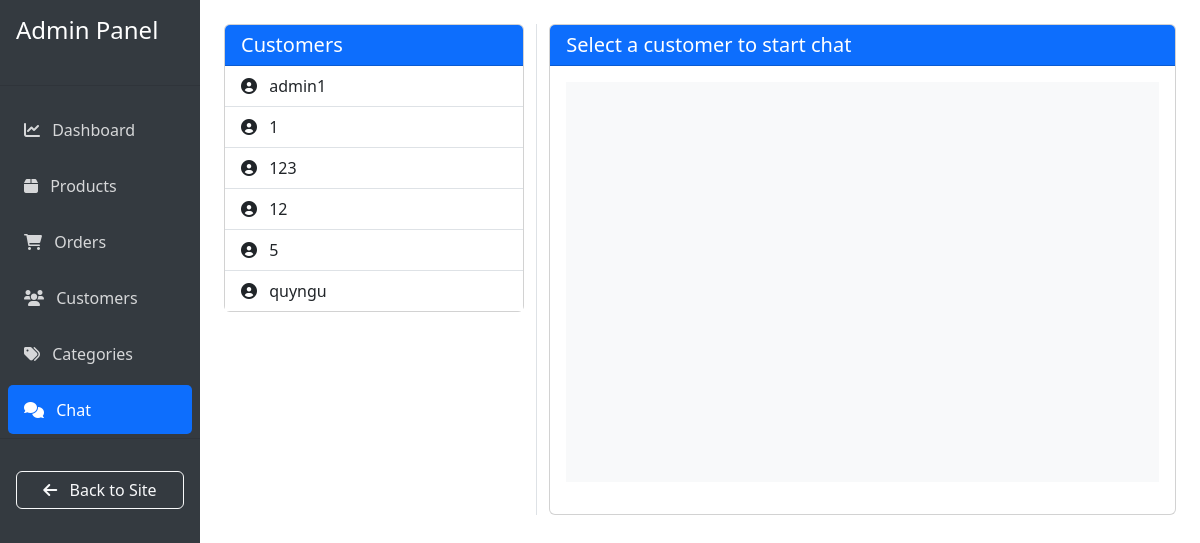
Before: /admin-chat/ (signed in) with the older database file.
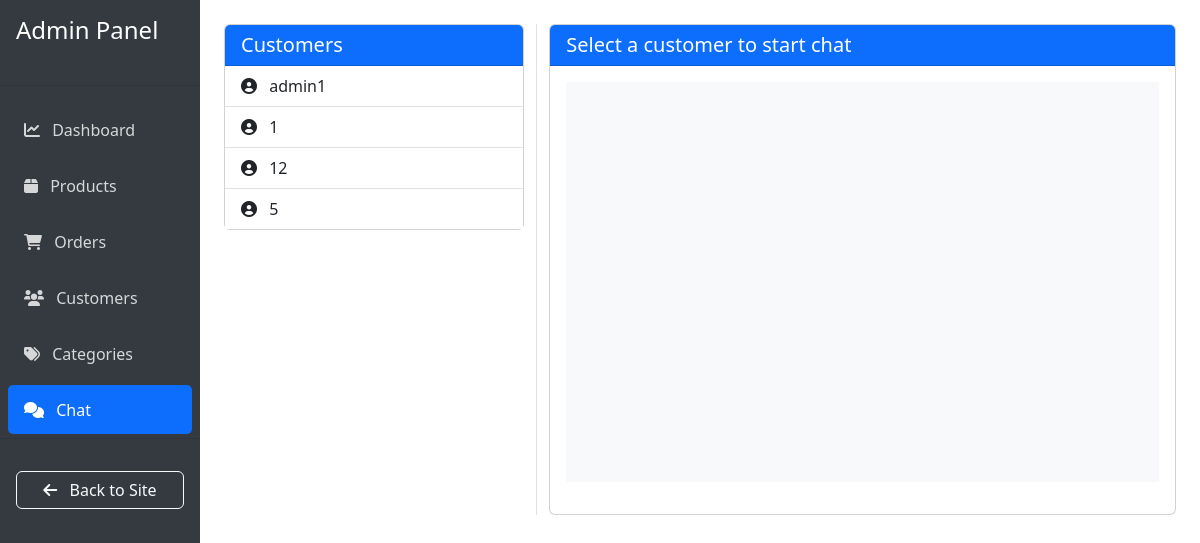
After: the same page with the newer database file.
### hoadeptrai/models.py (models this page shows, shortened)
class Customer(AbstractUser):
    phone_number = models.CharField(max_length=20, blank=True)
    address = models.CharField(max_length=255, blank=True)
    ROLES = (
        ('customer', 'Customer'),
        ('seller', 'Seller'),
        ('admin', 'Admin')
    )
    role = models.CharField(max_length=10, choices=ROLES)
    loyalty_points = models.IntegerField(default=0)
    groups = models.ManyToManyField(Group, related_name="custom_customer_groups", blank=True)
    user_permissions = models.ManyToManyField(Permission, related_name="custom_customer_permissions", blank=True)

### hoadeptrai/views.py (the view)
# urls.py: path('admin-chat/', views.admin_chat, name='admin_chat'),
@staff_member_required
def admin_chat(request):
    if request.user.role == 'admin':
        users = Customer.objects.filter(role='customer')
    else:
        users = Customer.objects.filter(role='customer')
    for user in users:
        user.has_unread = Message.objects.filter(
            sender=user,
            receiver=request.user,
            is_read=False
        ).exists()
    return render(request, 'admin/chat.html', {'users': users})

### hoadeptrai/templates/admin/chat.html (shortened to what this page needs)
{% extends 'admin/base_admin.html' %}
{% block content %}
<div class="container-fluid">
    <div class="row">
        <div class="col-md-4 border-end">
            <div class="card">
                <div class="card-header bg-primary text-white">
                    <h5 class="mb-0">Customers</h5>
                </div>
                <div class="card-body p-0">
                    <div class="list-group list-group-flush" id="usersList">
                        {% for user in users %}
                        <button class="list-group-item list-group-item-action user-item {% if user.has_unread %}fw-bold{% endif %}"
                                data-user-id="{{ user.id }}">
                            <div class="d-flex justify-content-between align-items-center">
                                <div>
                                    <i class="fas fa-user-circle me-2"></i>
                                    {{ user.username }}
                                </div>
                            </div>
                        </button>
                        {% endfor %}
                    </div>
                </div>
            </div>
        </div>
        <div class="col-md-8">
            <div class="card">
                <div class="card-header bg-primary text-white">
                    <h5 class="mb-0" id="chatTitle">Select a customer to start chat</h5>
                </div>
                <div class="card-body">
                    <div id="chatMessages" style="height: 400px; overflow-y: auto;" class="mb-3">
                    </div>
                </div>
            </div>
        </div>
    </div>
</div>
{% endblock %}

Changed rows visible on the page:
no longer on this page (row edited): Customer: username "123"
removed Customer: username "quyngu"
